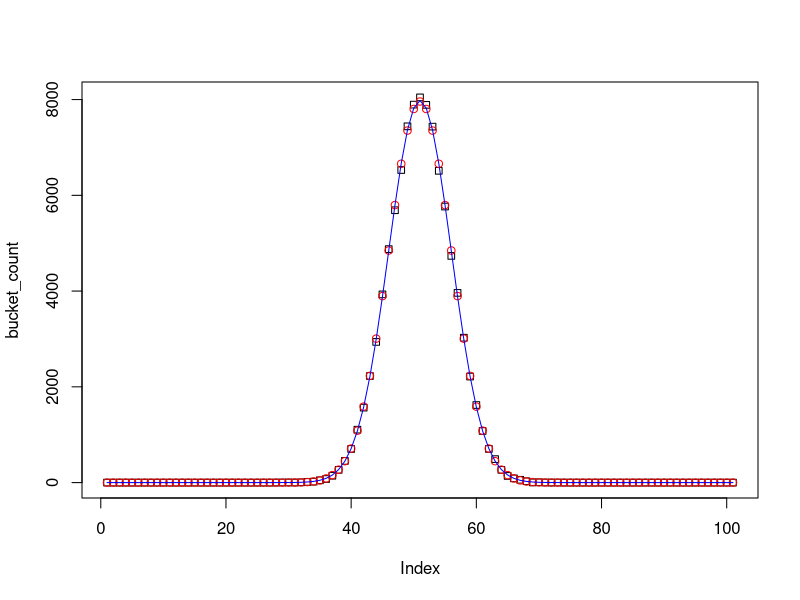

Write R code to recreate this figure.
#############################################################################################################################
###
###  Galton Board
###
###  Code to demonstrate link between Bernoulli, Binomial and Normal distributions
###  10 December 2017 v1.1
###
#############################################################################################################################
###  
###  Simulate a Galton board.
###  Pins are hammered into a board in a triangle layout. 
###  A ball is dropped from the top, and has a probability p
###  of falling to the right and (1-p) falling to the left.
###  The ball will then hit the next pin. There are n rows of pins
###  in total. After hitting the final pin, the ball will land in
###  one of (n+1) buckets.
###
###  The code simulates this directly and counts the number of balls
###  in each bucket. It then calculates this result directly using the
###  binomial distribution from the (in-built) 'stats' package. 
###  Finally it shows the Normal distribution approximates the binomial 
###  distribution from large n. 
###  
#############################################################################################################################

rm(list=ls())							# Remove objects currently in the workspace
require(stats)							# Call the stats package for binomial and normal distribution
								# (If needed. This is probably already loaded.)

tic = Sys.time()						# Start timer
### Initialise parameters

ns = 100001							# Number of simulations
p = 0.5								# Probability of falling right
n = 100								# Number of rows of pins
bucket_count <- array(dim=c(n+1))				# Initialise an (n+1)-array to store count of balls
bucket_count[] = 0						# Start count at zero in each bucket
bounce <- array(dim=c(n))					# Initialise an n-array to store the path of a single ball
count_fall_right = 0						# Start the count for number of times the ball bounces left

for (s in 1:ns) {						# Initial a loop over the number of simulations
   bounce = runif(n,0,1) < p					# Generate n random numbers from the Uniform distribution [0,1]
								# to generate the path of a single ball through the board.
								# If the random number is less than p, count as 'bounce left' and 
								# store 'TRUE' in the entry of the bounce array which corresponds
								# to that row.
								# If not less than p, count as 'bounce right' and store 'FALSE'.
   which_bucket = sum(bounce)+1					# Count the number of 'TRUE' entries in bounce to determine
								# the bucket in which the ball lands.
   bucket_count[which_bucket] = bucket_count[which_bucket]+1	# Make a count of the ball in the bucket in which it lands
	}
toc = Sys.time()						# End timer
#############################################################################################################################

cat("Runtime of numerical simulation    : ", sprintf("%.5f",as.numeric(difftime(toc,tic,units=c("secs")))), "seconds \n \r")	
								# Print the runtime of the numerical simulation (in seconds) to the screen
								# using 5 decimal places, starting a new line with carraige return

tic = Sys.time()						# Start timer
compare_binom = ns*dbinom(0:n,size=n,prob=p)			# Generate the binomial distribution directly from R stats library
compare_norm  = ns*dnorm(0:n,mean=n*p,sd=sqrt(n*p*(1-p)))	# Generate the normal distribution directly from R stats library
toc = Sys.time()						# End timer
cat("Runtime of statistical libraries   : ", sprintf("%.5f",as.numeric(difftime(toc,tic,units=c("secs")))), "seconds \n \r")	
								# Print the runtime of calling the libraries (in seconds) to the screen

tic = Sys.time()						# Start timer
plot(bucket_count,pch=22)					# Plot the numerical simulation as a black square
points(compare_binom,pch=21,col="red")				# Overlay the binomial distribution as a red circle
lines(compare_norm,col="blue")					# Overlay the normal distribution as a blue line
toc = Sys.time()						# End timer

cat("Runtime of graphical output        : ", sprintf("%.5f",as.numeric(difftime(toc,tic,units=c("secs")))),"seconds \n \r")	
								# Print the runtime of the graphical output (in seconds) to the screen

#############################################################################################################################
